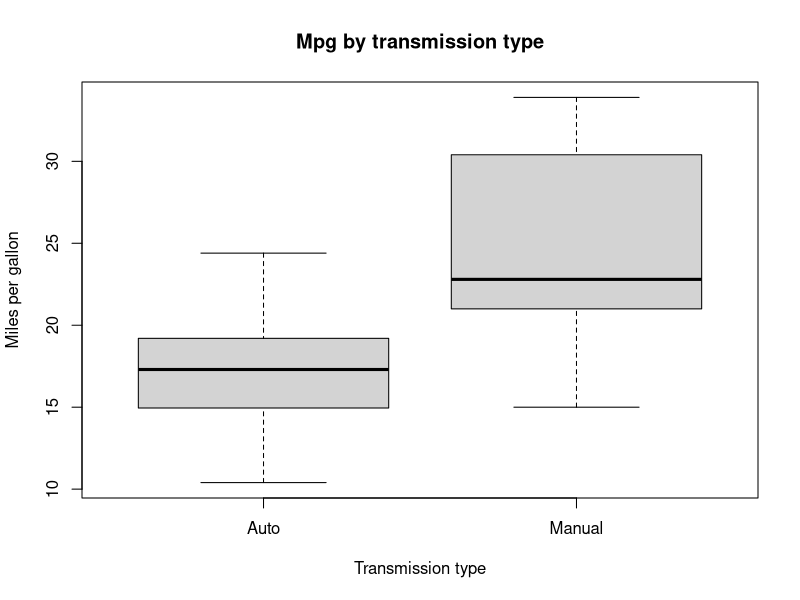
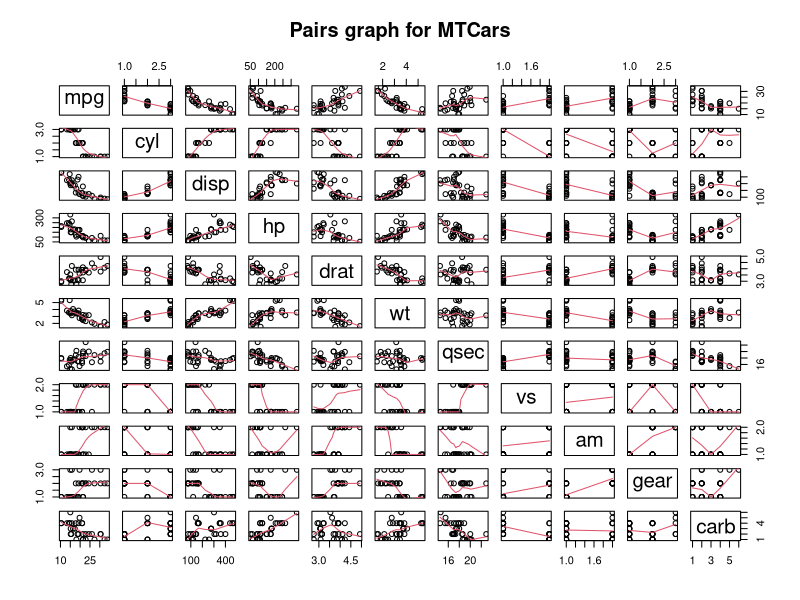
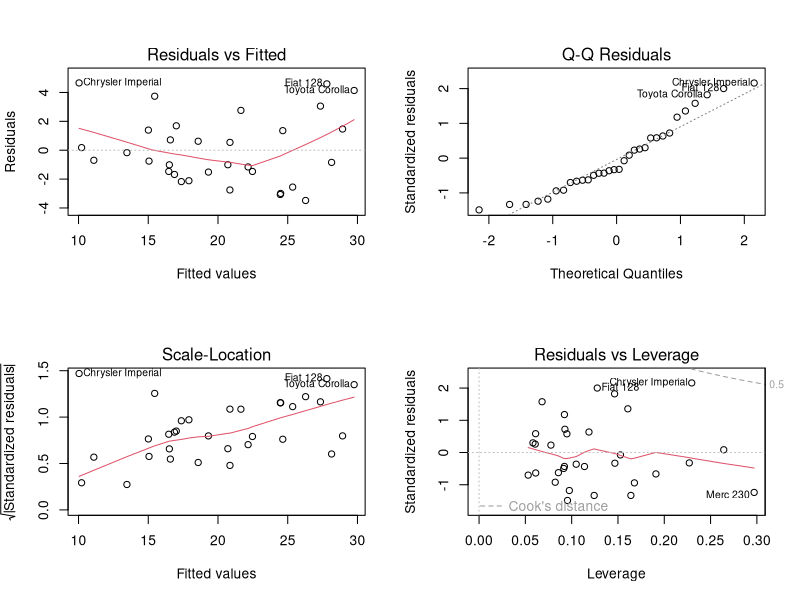

Generate these figures, in order, with R:
## ---- chunk 1
data(mtcars)
str(mtcars)
## ---- chunk 2
mtcars$cyl <- factor(mtcars$cyl)
mtcars$vs <- factor(mtcars$vs)
mtcars$gear <- factor(mtcars$gear)
mtcars$carb <- factor(mtcars$carb)
mtcars$am <- factor(mtcars$am)
## ---- chunk 3
levels(mtcars$am) <- c("Auto", "Manual")
## ---- chunk 4
t.test(mpg ~ am, data = mtcars)
## ---- chunk 5
wilcox.test(mpg ~ am, data = mtcars)
## ---- chunk 6
model.all <- lm(mpg ~ ., data = mtcars)
n <- nrow(mtcars)
model <- step(model.all, direction = "backward", k = log(n))
## ---- chunk 7
summary(model)$coefficients
## ---- chunk 8
anova(lm(mpg ~ am, data = mtcars), lm(mpg ~ am + qsec, data = mtcars), lm(mpg ~ am + wt + qsec, data = mtcars))
## ---- chunk 9
leverage <- hatvalues(model)
## ---- chunk 10
leverage[which(leverage > 0.5)]
## ---- chunk 11
influential <- dfbetas(model)
## ---- chunk 12
influential[which(abs(influential) > 1)]
## ---- chunk 13
plot(mpg ~ am, data = mtcars, main = "Mpg by transmission type", xlab = "Transmission type", ylab = "Miles per gallon")
## ---- chunk 14
pairs(mtcars, panel = panel.smooth, main = "Pairs graph for MTCars")
## ---- chunk 15
par(mfrow = c(2, 2))
plot(model)
## ---- chunk 16
library(lmtest)
bptest(model)
